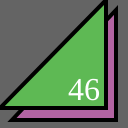
Frame 1 (no input)
Frame 60 (no input): identical to frame 1, image omitted
Frame 120 (the mouse pressed at the canvas centre since frame 60): identical to frame 1, image omitted

The p5.js sketch that drew this single still picture (run headless with seeded random() and noise() and a simulated clock; from frame 60 on, the mouse is pressed at the canvas centre):

// p5.js sketch
// ── sketch.js
function setup() {
  createCanvas(128,128);
}

function draw() {
  background(100);
  strokeWeight(4);
  fill(178, 100, 162);
  triangle(12,120,116,120,116,10);
  fill(94, 185, 84);
  triangle(0,108,106,108,106,0);
  fill(255);
  textSize(32);
  textFont("serif");
  text("46", 68, 100);
}
